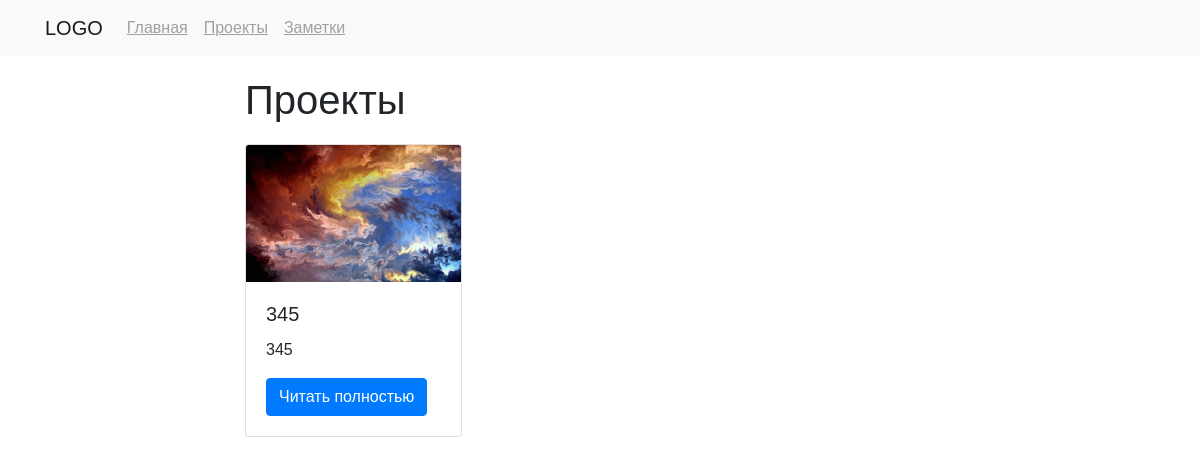
/projects/, run on the app's committed database.
### projects/models.py (models this page shows)
class Project(models.Model):
    title = models.CharField(max_length=76)
    description = models.TextField(max_length=150)
    technology = models.CharField(max_length=20)
    image = models.ImageField(upload_to="static/img/", blank=True, null=True)

### projects/views.py (the view)
# urls.py: path("", views.project_index, name="project_index"),
def project_index(request):
    projects = Project.objects.all()
    context = {"projects": projects}
    return render(request, "project_index.html", context)

### projects/templates/project_index.html
{% extends "base.html" %}
{% load static %}
{% block page_content %}
<div class="col-md-8 offset-md-2">
    <h1 class="main-header">Проекты</h1>
    <div class="row">
    {% for project in projects %}
        <div class="col-md-4">
            <div class="card mb-2">
                <img class="card-img-top" src="{% static project.image %}">
                <div class="card-body">
                    <h5 class="card-title">{{ project.title }}</h5>
                    <p class="card-text">{{ project.description }}</p>
                    <a href="{% url 'project_detail' project.pk %}"
                    class="btn btn-primary">
                        Читать полностью
                    </a>
                </div>
            </div>
        </div>
        {% endfor %}
    </div>
</div>
{% endblock %}

### static/css/style.css (style rules this page uses)
.main-header { margin: 20px 0px 20px 0px; }

### data on the page
Project: image (picture), title "345", description "345"
